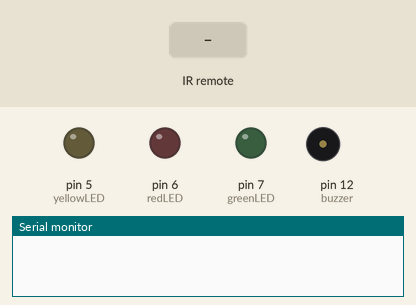
Recording of a sketch running on a simulated Arduino Uno, built with avr-gcc and run on an emulated ATmega328P. On the bench: output pins drawn as LEDs (lit = HIGH), buzzer (waves = sounding, pin HIGH), the last lines printed to the serial monitor. The test bench sets the inputs (shaded band).

Above: at 1.2 s.
1.3 s: infrared code 0xFF30CF received
At 1.9 s:
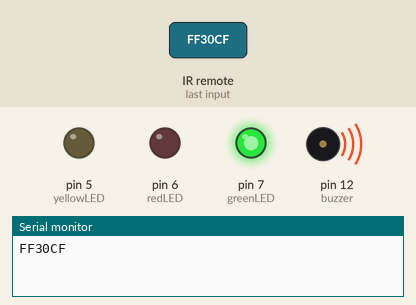
3.8 s: infrared code 0xFF18E7 received
At 4.6 s:
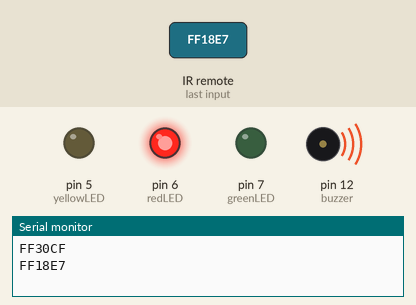
6.3 s: infrared code 0xFF7A85 received
At 6.9 s:
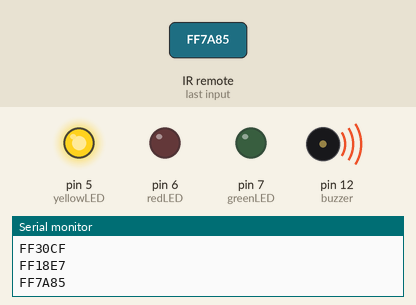
Timing chart, 0 to 9.3 s (numbered marks = the images above; inputs shaded):
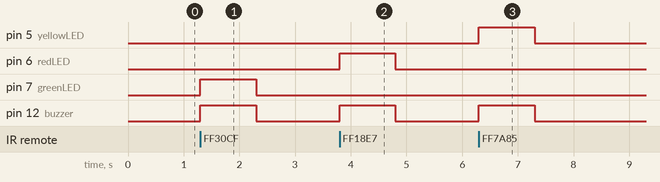

Measured:
- after the input at 1.3 s, pin 7 (greenLED), pin 12 (buzzer): LOW → HIGH at once, → LOW 1.0 s later
- after the input at 3.8 s, pin 6 (redLED), pin 12 (buzzer): LOW → HIGH at once, → LOW 1.0 s later
- after the input at 6.3 s, pin 5 (yellowLED), pin 12 (buzzer): LOW → HIGH at once, → LOW 1.0 s later

The sketch:

Remote.ino
```cpp
#include <IRremote.h>

int RECV_PIN = 11;

int buzzer = 12;//the pin of the active buzzer

IRrecv irrecv(RECV_PIN);

decode_results results;

int redLED = 6;
int greenLED = 7;
int yellowLED = 5;

void setup()
{
  Serial.begin(9600);
  irrecv.enableIRIn(); // Start the receiver
   pinMode(redLED, OUTPUT);
  pinMode(greenLED, OUTPUT);
    pinMode(yellowLED, OUTPUT);

  pinMode(buzzer,OUTPUT);//initialize the buzzer pin as an output

}

void loop() {
if (irrecv.decode(&results)){

    long int decCode = results.value;
    Serial.println(results.value, HEX);

    //switch case to use the selected remote control button
    switch (results.value){

      case 16724175: //when you press the 1 button
        digitalWrite(greenLED, HIGH);
        digitalWrite(buzzer,HIGH);
          delay(1000);
          digitalWrite(greenLED, LOW);
          digitalWrite(buzzer,LOW);
                  break;

       case 16718055: //when you press the 2 button
        digitalWrite(redLED, HIGH);
        digitalWrite(buzzer,HIGH);
          delay(1000);
          digitalWrite(redLED, LOW);
          digitalWrite(buzzer,LOW);
        break;

         case 16743045: //when you press the 3 button
        digitalWrite(yellowLED, HIGH);
        digitalWrite(buzzer,HIGH);
          delay(1000);
          digitalWrite(yellowLED, LOW);
          digitalWrite(buzzer,LOW);
        break;

    }
    irrecv.resume(); // Receives the next value from the button you press
  }

}
```
